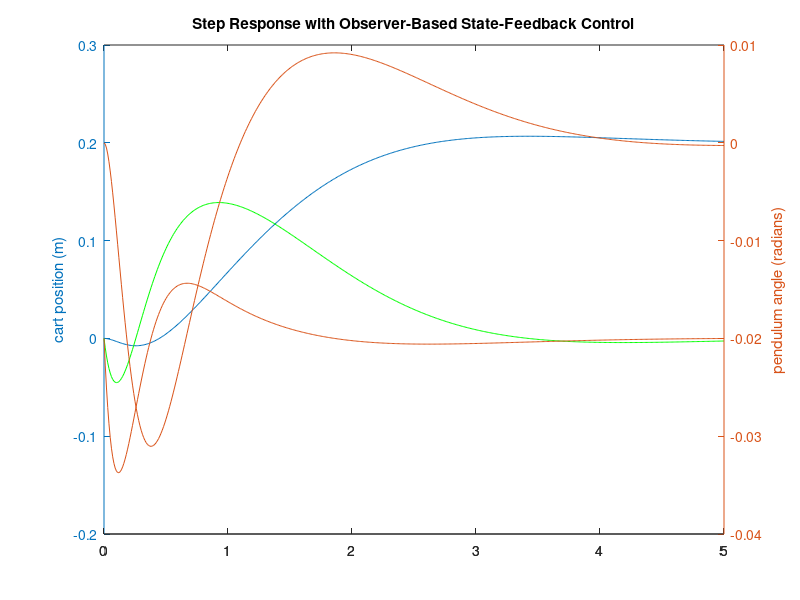

Source code (MATLAB):
%%Inverted Pendulum State Space Model Analysis
%%Ryan Fielding
clc;
clear all;
close all;

%% Constants
M = .081;   %kg, cart mass
m = 0.088;  %kg, total pend. mass
b = 0.1;    %N/m/s, cart friction estimate
g = 9.81;   %m/s^2
l = 0.10;   %m, pend. length to CM.

%calculate pend. inertia
m_rod = 0.035;  %kg, rod mass
m_disk = 0.053; %kg, disk mass
r_disk = 0.037; %m, disk radius
I = (1/3)*m_rod*l^2 + 0.5*m_disk*r_disk^2 + m_disk*(2*l + r_disk)^2;  %kg.m^2

den = I*(M+m) + M*m*l^2; %denominator for the A and B matrices

%Matrices
A = [0      1              0           0;
     0 -(I+m*l^2)*b/den  (m^2*g*l^2)/den   0;
     0      0              0           1;
     0 -(m*l*b)/den       m*g*l*(M+m)/den  0];
B = [     0;
        I/den;
          0;
        m*l/den];
C = [1 0 0 0;
     0 0 1 0]; %x and theta are measurable states (potentiometer and optical encoder)
D = [0;
     0];


%% State modelling
states = {'x' 'x_dot' 'phi' 'phi_dot'};
inputs = {'u'};
outputs = {'x'; 'phi'};

sys_ss = ss(A,B,C,D,'statename',states,'inputname',inputs,'outputname',outputs);
sys_tf = tf(sys_ss);
polesOL = eig(A); %one in the right half plane, thus unstable

co = ctrb(sys_ss);
ob = obsv(sys_ss);
controllability = rank(co); %rank of 4 = num of states, thus controllable.
observability = rank(ob); %rank of 4 = num states, thus observable.

%state feedback test
%poles1 = [ -10 + 5i -10-5i -4 -5]; %choose desired poles
%k = acker(A, B, poles1);
%eig(A-B*k); %check system poles

%% LQR Controller

Q = C'*C;
%Weights on errors for cart x, pend. theta.
Q(1,1) = 1;
Q(3,3) = 10;
R = 1;
[K,S,P_Sys] = lqr(A,B,Q,R);

%model and simulate LQR controller on system
Ac = [(A-B*K)];
Bc = [B];
Cc = [C];
Dc = [D];

states = {'x' 'x_dot' 'phi' 'phi_dot'};
inputs = {'r'};
outputs = {'x'; 'phi'};

sys_cl = ss(Ac,Bc,Cc,Dc,'statename',states,'inputname',inputs,'outputname',outputs);

%% Observer based control
%Observer poles should be ~5-10 times the system LQR ctrl poles.
P_Obsv = 5*P_Sys;

L = place(A',C',P_Obsv)';

%display results for TIVA
A
B
C
D
K
L
A - B*K

%% Model and simulate observer feedback whole system
Ace = [(A-B*K) (B*K);
       zeros(size(A)) (A-L*C)];
Bce = [B;
       zeros(size(B))];
Cce = [Cc zeros(size(Cc))];
Dce = [0;0];

states = {'x' 'x_dot' 'phi' 'phi_dot' 'e1' 'e2' 'e3' 'e4'};
inputs = {'r'};
outputs = {'x'; 'phi'};

sys_est_cl = ss(Ace,Bce,Cce,Dce,'statename',states,'inputname',inputs,'outputname',outputs);
% 
t = 0:0.01:5;
%to step input 0.2m
r = -0.2*ones(size(t));

[y,t,x]=lsim(sys_est_cl,r,t);
[AX,H1,H2] = plotyy(t,y(:,1),t,y(:,2),'plot');
set(get(AX(1),'Ylabel'),'String','cart position (m)')
set(get(AX(2),'Ylabel'),'String','pendulum angle (radians)')
title('Step Response with Observer-Based State-Feedback Control')
hold on
%plot xdot, theta dot
plot(t,x(:,2), 'g');
plot(t,x(:,4));